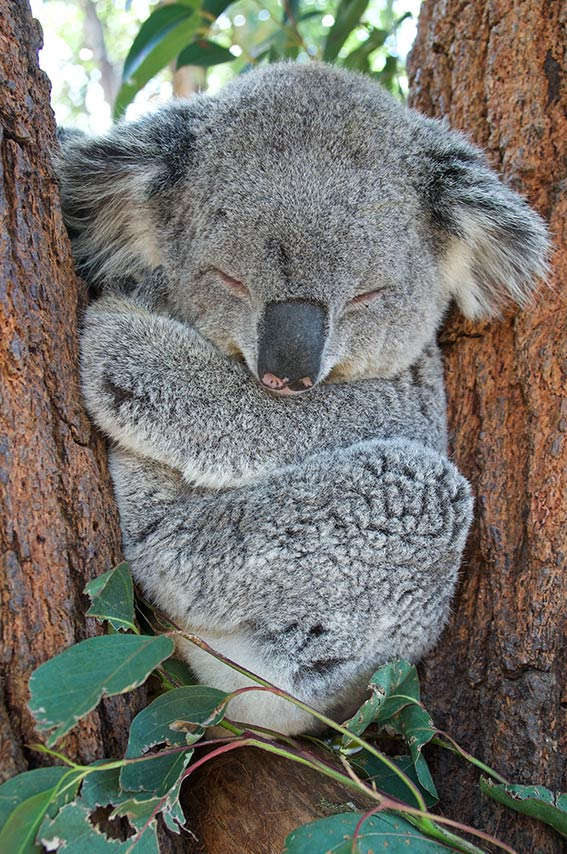
#> input picture koala.jpg, 567 x 854 px
$ python p7-Koala-1392.py
#> lines starting #> are read from the running program, lines starting #| are printed output that depends on the picture
#
#

import cv2
import matplotlib.pyplot as plt

# 1. Cargar imagen desde disco (OpenCV la lee en formato BGR)
img_bgr = cv2.imread('koala.jpg')
#> img_bgr is the input picture: shape (854, 567, 3); mean B, G, R 107.5, 114.3, 115.3

# 2. Conversión BGR -> RGB (para visualizar correctamente con Matplotlib)
img_rgb = cv2.cvtColor(img_bgr, cv2.COLOR_BGR2RGB)

# 3. Conversión BGR -> Escala de grises (1 solo canal)
img_gray = cv2.cvtColor(img_bgr, cv2.COLOR_BGR2GRAY)
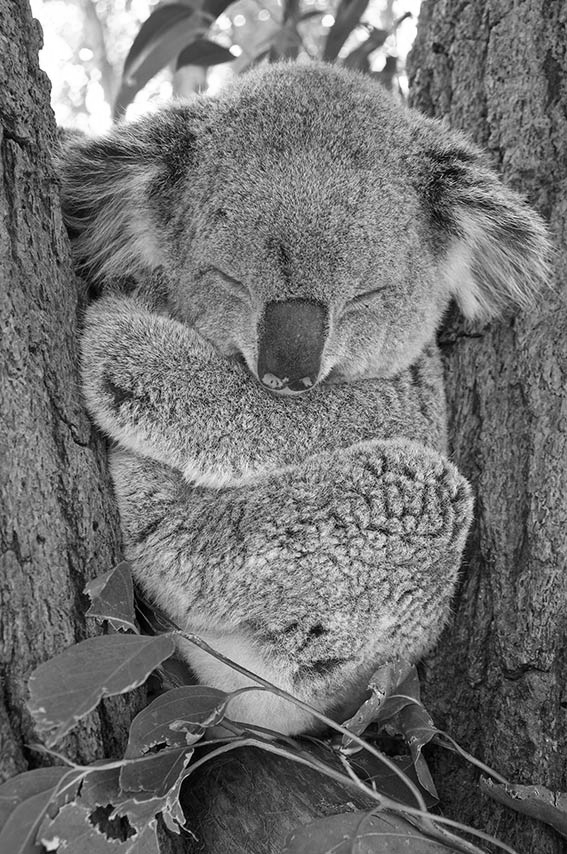
#> img_gray: shape (854, 567); min 0, max 255, mean 113.8

# 4. Mostrar los resultados comparativos
fig, axes = plt.subplots(1, 3, figsize=(12, 4))
axes[0].imshow(img_bgr)
axes[0].set_title("Original en OpenCV (BGR incorrecto)")

axes[1].imshow(img_rgb)
axes[1].set_title("Convertido a RGB")

axes[2].imshow(img_gray, cmap='gray')
axes[2].set_title("Escala de Grises")

for ax in axes:
    ax.axis('off')

plt.tight_layout()
plt.show()
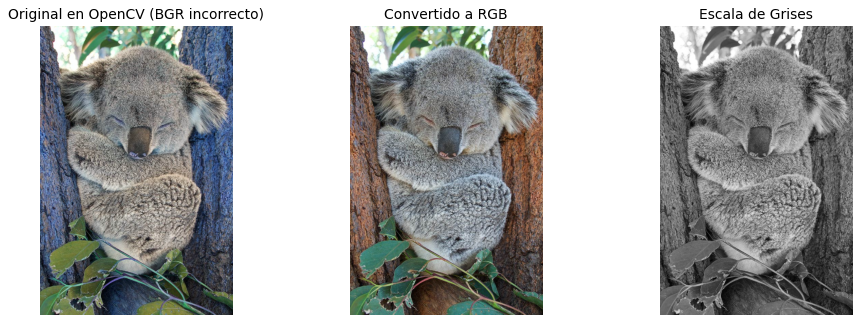
#> figure drawn by matplotlib, 3 panels; B, G, R data is drawn as R, G, B
print("Daniel Gallegos NC 1392")
